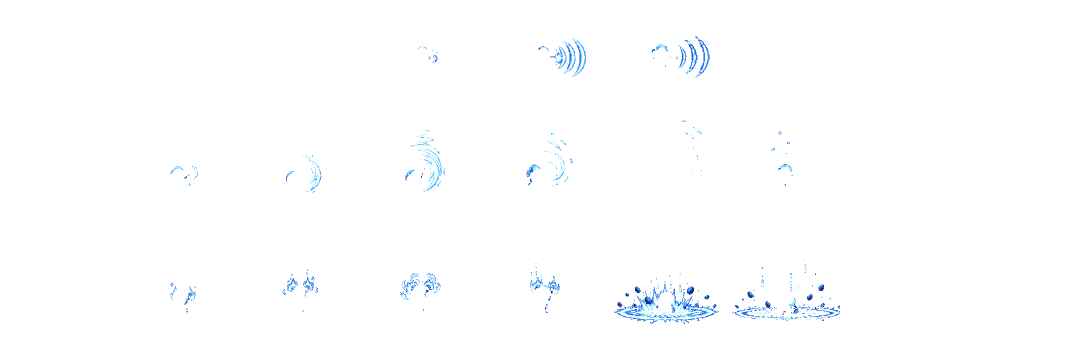
#> input picture tieng-vong-cuoi-cung/art/cau-song-am/cau-song-am-fx.png, 2160 x 720 px (shown at 1/2 size)
$ python pixelize.py ../tieng-vong-cuoi-cung/art/cau-song-am/cau-song-am-fx.png
#> lines starting #> are read from the running program, lines starting #| are printed output that depends on the picture; after the words box and inside, x2 and y2 are one past the last pixel; in counts of white or black regions, pixels touching at a corner belong together
#!/usr/bin/env python3
"""Chuyển ảnh vẽ phẳng (từ Pippit hoặc công cụ khác) thành hình pixel cho game.

Các bước: tách nền -> (tuỳ chọn) tách từng mảnh rời -> thu nhỏ về đúng cỡ
-> giảm số màu -> thêm viền tối -> xuất PNG nền trong suốt kèm ảnh xem trước.

Ví dụ:
    # Một nhân vật đứng nguyên, cao 32 điểm ảnh, 8 màu
    python tools/pixelize.py art/raw/tho-ren.png --height 32 --colors 8

    # Tấm mảnh rời: tách từng mảnh, thu nhỏ theo cùng tỉ lệ với hình nhân vật
    python tools/pixelize.py art/raw/tho-ren-manh.png --split \
        --scale-ref art/raw/tho-ren.png --height 32 --out art/parts/tho-ren
"""
import argparse
import json
from pathlib import Path

import numpy as np
from PIL import Image
from scipy import ndimage


def load_rgba(path):
    return np.array(Image.open(path).convert("RGBA"))


def background_mask(img, tol):
    """True ở những điểm thuộc nền. Màu nền lấy từ 4 góc ảnh."""
    h, w = img.shape[:2]
    k = max(2, min(h, w) // 50)
    corners = np.concatenate([
        img[:k, :k].reshape(-1, 4), img[:k, -k:].reshape(-1, 4),
        img[-k:, :k].reshape(-1, 4), img[-k:, -k:].reshape(-1, 4),
    ])
    if np.median(corners[:, 3]) < 128:  # ảnh đã có nền trong suốt
        return img[:, :, 3] < 128
    bg = np.median(corners[:, :3], axis=0)
    dist = np.sqrt(((img[:, :, :3].astype(float) - bg) ** 2).sum(axis=2))
    return (dist < tol) | (img[:, :, 3] < 128)


def foreground(img, tol):
    """Mặt nạ phần nhân vật, đã bỏ viền lem màu nền."""
    fg = ~background_mask(img, tol)
    fg = ndimage.binary_opening(fg, iterations=1)
    return ndimage.binary_erosion(fg, iterations=1)


def bbox(mask):
    ys, xs = np.where(mask)
    return xs.min(), ys.min(), xs.max() + 1, ys.max() + 1


def build_palette(img, mask, colors):
    """Bảng màu chung, tính trên toàn bộ phần nhân vật."""
    pixels = img[mask][:, :3]
    strip = Image.fromarray(pixels.reshape(1, -1, 3), "RGB")
    pal = strip.quantize(colors=colors, method=Image.Quantize.MEDIANCUT, dither=Image.Dither.NONE)
    return np.array(pal.getpalette()[: colors * 3], dtype=float).reshape(-1, 3)


def downscale(img, mask, ratio, palette):
    """Thu nhỏ: mỗi ô đích lấy màu bảng xuất hiện nhiều nhất trong vùng nguồn."""
    x0, y0, x1, y1 = bbox(mask)
    img, mask = img[y0:y1, x0:x1], mask[y0:y1, x0:x1]
    h, w = mask.shape
    th, tw = max(1, round(h * ratio)), max(1, round(w * ratio))
    flat = img[:, :, :3].reshape(-1, 3).astype(float)
    idx = np.argmin(((flat[:, None, :] - palette[None, :, :]) ** 2).sum(axis=2), axis=1).reshape(h, w)
    out = np.zeros((th, tw, 4), dtype=np.uint8)
    ys = np.linspace(0, h, th + 1).astype(int)
    xs = np.linspace(0, w, tw + 1).astype(int)
    for ty in range(th):
        for tx in range(tw):
            m = mask[ys[ty]:ys[ty + 1], xs[tx]:xs[tx + 1]]
            if m.size == 0 or m.mean() < 0.5:
                continue
            cell = idx[ys[ty]:ys[ty + 1], xs[tx]:xs[tx + 1]][m]
            out[ty, tx, :3] = palette[np.bincount(cell, minlength=len(palette)).argmax()]
            out[ty, tx, 3] = 255
    return out


def remove_specks(sprite):
    """Xoá các điểm lẻ không dính vào khối chính."""
    labels, n = ndimage.label(sprite[:, :, 3] > 0)
    if n <= 1:
        return sprite
    sizes = ndimage.sum(sprite[:, :, 3] > 0, labels, range(1, n + 1))
    keep = np.isin(labels, [i + 1 for i, s in enumerate(sizes) if s >= max(2, sizes.max() * 0.02)])
    sprite = sprite.copy()
    sprite[~keep] = 0
    return sprite


def add_outline(sprite, palette):
    """Thêm viền tối 1 điểm ảnh bao quanh hình."""
    dark = palette[palette.sum(axis=1).argmin()] * 0.5
    padded = np.pad(sprite, ((1, 1), (1, 1), (0, 0)))
    solid = padded[:, :, 3] > 0
    cross = np.array([[0, 1, 0], [1, 1, 1], [0, 1, 0]], dtype=bool)
    edge = ndimage.binary_dilation(solid, structure=cross) & ~solid
    padded[edge, :3] = dark
    padded[edge, 3] = 255
    return padded


def save(sprite, path, preview):
    path.parent.mkdir(parents=True, exist_ok=True)
    im = Image.fromarray(sprite, "RGBA")
    im.save(path)
    if preview > 1:
        big = im.resize((im.width * preview, im.height * preview), Image.Resampling.NEAREST)
        big.save(path.with_name(path.stem + f"_x{preview}.png"))


def split_parts(mask, min_area):
    """Tách các vùng rời nhau, xếp theo thứ tự từ trên xuống rồi trái sang phải."""
    labels, n = ndimage.label(mask)
    parts = []
    for i in range(1, n + 1):
        m = labels == i
        if m.sum() >= min_area:
            parts.append(m)
    parts.sort(key=lambda m: (bbox(m)[1] // max(1, mask.shape[0] // 6), bbox(m)[0]))
    return parts


def main():
    ap = argparse.ArgumentParser(description="Chuyển ảnh vẽ phẳng thành hình pixel cho game.")
    ap.add_argument("input", type=Path, help="ảnh nguồn (PNG hoặc JPG)")
    ap.add_argument("--out", type=Path, help="tên file hoặc thư mục xuất (mặc định: art/pixel/<tên ảnh>)")
    ap.add_argument("--height", type=int, default=32, help="chiều cao nhân vật sau khi thu nhỏ (mặc định 32)")
    ap.add_argument("--colors", type=int, default=8, help="số màu tối đa (mặc định 8)")
    ap.add_argument("--tol", type=float, default=90, help="độ rộng khi nhận màu nền, tăng nếu nền còn sót (mặc định 90)")
    ap.add_argument("--split", action="store_true", help="tách từng mảnh rời thành file riêng")
    ap.add_argument("--scale-ref", type=Path, help="ảnh nhân vật đứng nguyên, dùng để tính tỉ lệ thu nhỏ cho các mảnh")
    ap.add_argument("--no-outline", action="store_true", help="không thêm viền tối")
    ap.add_argument("--preview", type=int, default=8, help="hệ số phóng to của ảnh xem trước (mặc định 8, đặt 1 để tắt)")
    args = ap.parse_args()

    img = load_rgba(args.input)
#> in load_rgba, returned value is the input picture: shape (720, 2160, 4); mean R, G, B, A 1.9, 2.6, 3.3, 3.5
    mask = foreground(img, args.tol)
#> in background_mask, `corners = np.concatenate([ img[:k, :k].reshape(-1, 4), img[:k, -k:].re..`: corners = 784 rows, first 6: [0, 0, 0, 0], [0, 0, 0, 0], [0, 0, 0, 0], [0, 0, 0, 0], [0, 0, 0, 0], [0, 0, 0, 0]
#> in background_mask, `return img[:, :, 3] < 128`:
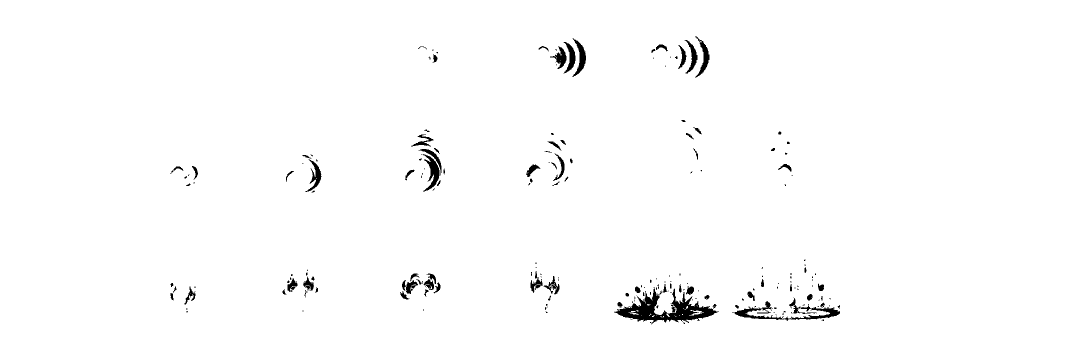
#> returned value: shape (720, 2160) bool (shown at 1/2 size); 98.6% white; 200 black regions (114 under 20 px), largest, box (x1, y1, x2, y2) and area: (1228, 574, 1438, 649) 5380, (1464, 602, 1680, 642) 1985, (846, 308, 879, 383) 978
#> in foreground, `fg = ndimage.binary_opening(fg, iterations=1)`: fg: shape (720, 2160) bool; 1.2% white; 141 white regions (57 under 20 px), largest, box (x1, y1, x2, y2) and area: (1230, 577, 1434, 646) 5171, (848, 309, 879, 383) 958, (1145, 79, 1172, 154) 762
#> in foreground, `return ndimage.binary_erosion(fg, iterations=1)`:
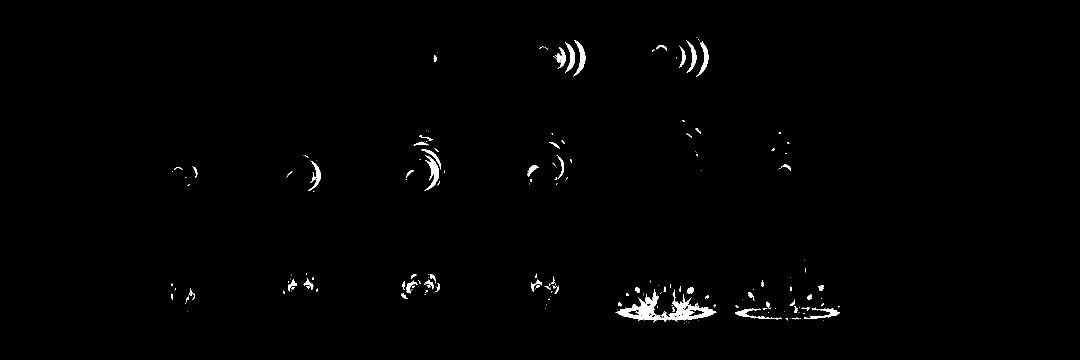
#> returned value: shape (720, 2160) bool (shown at 1/2 size); 0.86% white; 178 white regions (114 under 20 px), largest, box (x1, y1, x2, y2) and area: (1231, 578, 1433, 645) 4104, (849, 310, 878, 382) 753, (1146, 80, 1171, 153) 605
    if not mask.any():
        raise SystemExit("Không tìm thấy nhân vật trong ảnh. Thử giảm --tol.")

    # Có ảnh tham chiếu thì lấy cả tỉ lệ lẫn bảng màu từ đó, để mảnh rời cùng màu với nhân vật.
    ref_img = load_rgba(args.scale_ref) if args.scale_ref else img
    ref_mask = foreground(ref_img, args.tol) if args.scale_ref else mask
    rx0, ry0, rx1, ry1 = bbox(ref_mask)
#> in bbox, `ys, xs = np.where(mask)`: ys = 13342 values from 74 to 646; xs = 13342 values, max 1678 at index 8974, min 342 at index 6147, mean 1189.2
#> rx0 = 342; ry0 = 74; rx1 = 1679; ry1 = 647
    body = args.height if args.no_outline else args.height - 2  # viền chiếm 1 điểm ảnh mỗi phía
    ratio = body / (ry1 - ry0)
#> ratio = 0.0524
    palette = build_palette(ref_img, ref_mask, args.colors)
#> palette = [[255, 255, 255], [150, 240, 255], [70, 170, 255], [40, 90, 220], [25, 45, 120]]
    out = args.out or Path("art/pixel") / args.input.stem

    def finish(m):
        sprite = remove_specks(downscale(img, m, ratio, palette))
#> in downscale, `x0, y0, x1, y1 = bbox(mask)`: x0 = 342; y0 = 74; x1 = 1679; y1 = 647
#> in downscale, `img, mask = img[y0:y1, x0:x1], mask[y0:y1, x0:x1]`:
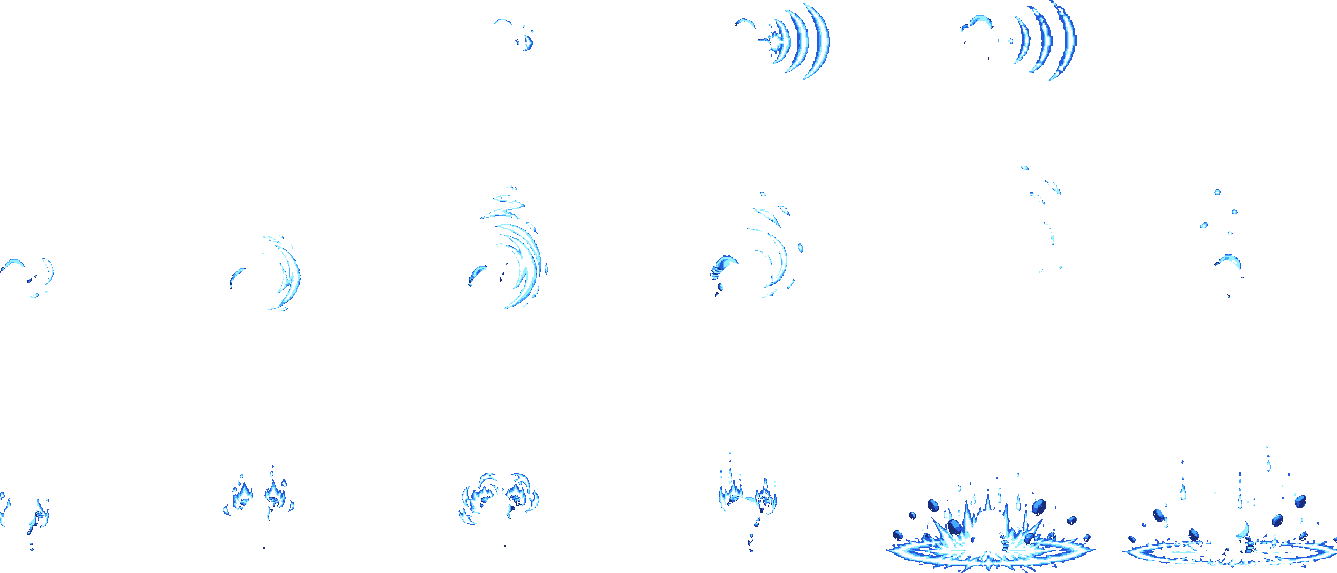
#> img: shape (573, 1337, 4); mean of channels 0, 1, 2, 3 3.8, 5.2, 6.7, 7.1; transparent parts drawn white
#> in downscale, `img, mask = img[y0:y1, x0:x1], mask[y0:y1, x0:x1]`:
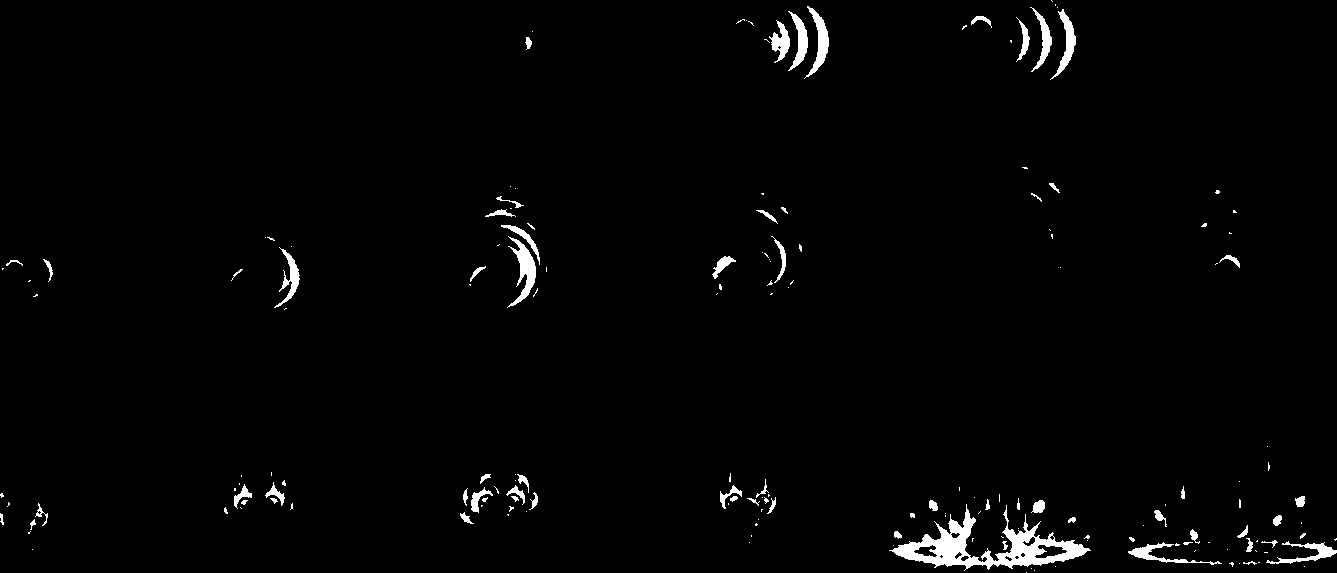
#> mask: shape (573, 1337) bool; 1.7% white; 178 white regions (114 under 20 px), largest, box (x1, y1, x2, y2) and area: (889, 504, 1091, 571) 4104, (507, 236, 536, 308) 753, (804, 6, 829, 79) 605
#> in downscale, `th, tw = max(1, round(h * ratio)), max(1, round(w * ratio))`: th = 30; tw = 70
#> in downscale, `idx = np.argmin(((flat[:, None, :] - palette[None, :, :]) ** 2).sum(ax..`:
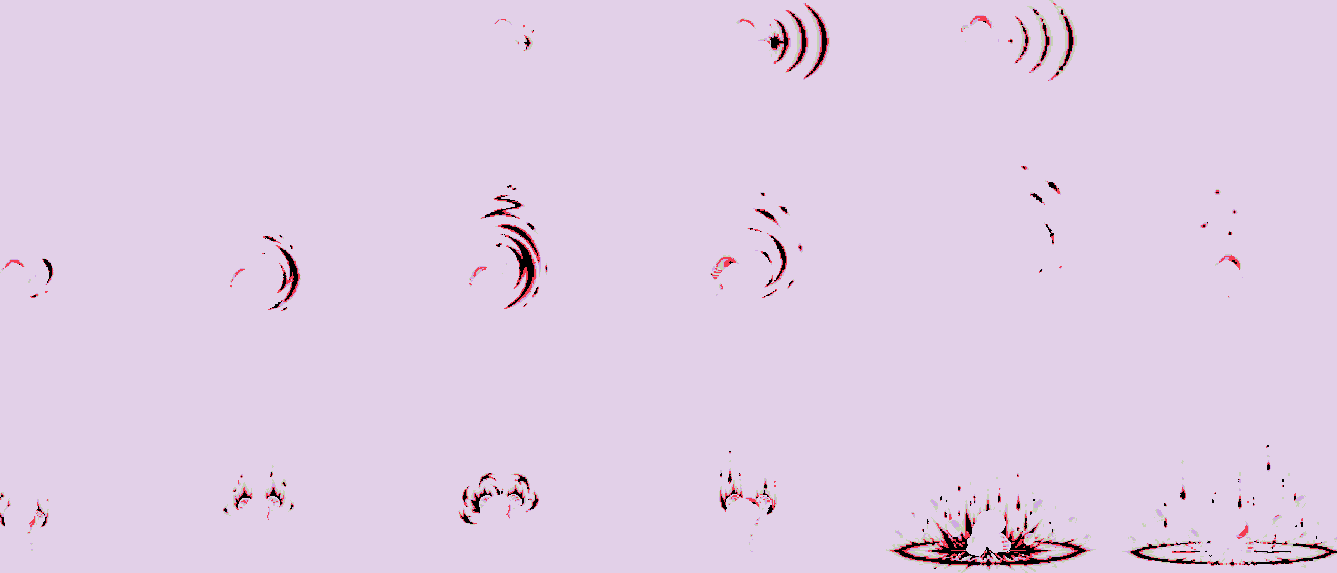
#> idx: shape (573, 1337) int64; 5 distinct labels, from 0 to 4; one colour per label, 0 black
#> in remove_specks, `labels, n = ndimage.label(sprite[:, :, 3] > 0)`:
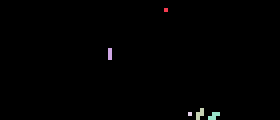
#> labels: shape (30, 70) int32 (shown 4 times larger); 6 distinct labels, from 0 to 5; one colour per label, 0 black
#> in remove_specks, `labels, n = ndimage.label(sprite[:, :, 3] > 0)`: n = 5
#> in remove_specks, `sizes = ndimage.sum(sprite[:, :, 3] > 0, labels, range(1, n + 1))`: sizes = [1, 3, 4, 1, 4]
#> in remove_specks, `keep = np.isin(labels, [i + 1 for i, s in enumerate(sizes) if s >= max..`: keep: shape (30, 70) bool; 0.52% white in thin lines or dots, all inside (x1, y1, x2, y2) = (27, 12, 55, 30)
#> in remove_specks, `sprite[~keep] = 0`: sprite: shape (30, 70, 4); mean of channels 0, 1, 2, 3 1.3, 1.3, 1.3, 1.3
        return sprite if args.no_outline else add_outline(sprite, palette)
#> in add_outline, `dark = palette[palette.sum(axis=1).argmin()] * 0.5`: dark = [12.5, 22.5, 60]
#> in add_outline, `solid = padded[:, :, 3] > 0`: solid: shape (32, 72) bool; 0.48% white in thin lines or dots, all inside (x1, y1, x2, y2) = (28, 13, 56, 31)
#> in add_outline, `edge = ndimage.binary_dilation(solid, structure=cross) & ~solid`: edge: shape (32, 72) bool; 1% white in thin lines or dots, all inside (x1, y1, x2, y2) = (27, 12, 57, 32)
#> in add_outline, `padded[edge, :3] = dark`: padded: shape (32, 72, 4); mean of channels 0, 1, 2, 3 1.3, 1.4, 1.8, 1.2
#> in add_outline, `padded[edge, 3] = 255`:
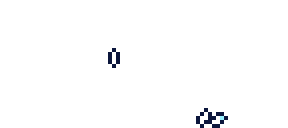
#> padded: shape (32, 72, 4) (shown 4 times larger); mean of channels 0, 1, 2, 3 1.3, 1.4, 1.8, 3.9; transparent parts drawn white

    if not args.split:
        path = out if out.suffix == ".png" else out.with_suffix(".png")
        sprite = finish(mask)
        save(sprite, path, args.preview)
        print(f"Đã xuất {path} ({sprite.shape[1]}x{sprite.shape[0]} điểm ảnh, {args.colors} màu)")
#| Đã xuất art/pixel/cau-song-am-fx.png (72x32 điểm ảnh, 8 màu)
        return

    parts = split_parts(mask, min_area=mask.sum() * 0.005)
    info = []
    for i, m in enumerate(parts, 1):
        sprite = finish(m)
        path = out / f"manh_{i:02d}.png"
        save(sprite, path, args.preview)
        x0, y0, x1, y1 = bbox(m)
        info.append({"file": path.name, "width": int(sprite.shape[1]), "height": int(sprite.shape[0]),
                     "source_box": [int(x0), int(y0), int(x1), int(y1)]})
    (out / "manh.json").write_text(json.dumps({"ratio": ratio, "parts": info}, indent=2), encoding="utf-8")
    print(f"Đã tách {len(parts)} mảnh vào {out}/")


if __name__ == "__main__":
    main()
